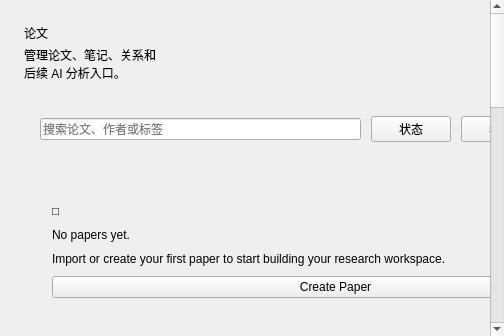
<?xml version="1.0" encoding="UTF-8"?>
<ui version="4.0">
 <class>PapersPage</class>
 <widget class="QWidget" name="papersPage">
  <property name="styleSheet"><string notr="true">
QWidget#papersPage {
  font-family: "Segoe UI Variable", "Segoe UI", "Microsoft YaHei UI";
  color: #172033;
}
QListWidget#papersListView {
  border: 0;
  background: transparent;
}
QListWidget#papersListView::item {
  background: #FFFFFF;
  border: 1px solid #E4E7EC;
  border-radius: 14px;
  margin-bottom: 10px;
  padding: 14px;
}
QListWidget#papersListView::item:hover {
  border-color: #C7D7FE;
  background: #FBFCFF;
}
QListWidget#papersListView::item:selected {
  border-color: #4F7DFF;
  background: #EEF4FF;
  color: #172033;
}
  </string></property>
  <layout class="QVBoxLayout" name="papersRootVerticalLayout">
   <property name="leftMargin"><number>0</number></property>
   <property name="topMargin"><number>0</number></property>
   <property name="rightMargin"><number>0</number></property>
   <property name="bottomMargin"><number>0</number></property>
   <item>
    <widget class="QScrollArea" name="papersScrollArea">
     <property name="widgetResizable"><bool>true</bool></property>
     <property name="horizontalScrollBarPolicy"><enum>Qt::ScrollBarAlwaysOff</enum></property>
     <property name="verticalScrollBarPolicy"><enum>Qt::ScrollBarAsNeeded</enum></property>
     <property name="frameShape"><enum>QFrame::NoFrame</enum></property>
     <widget class="QWidget" name="papersContentWidget">
      <property name="minimumSize"><size><width>0</width><height>920</height></size></property>
      <layout class="QVBoxLayout" name="papersContentVerticalLayout">
       <property name="leftMargin"><number>24</number></property>
       <property name="topMargin"><number>24</number></property>
       <property name="rightMargin"><number>24</number></property>
       <property name="bottomMargin"><number>24</number></property>
       <property name="spacing"><number>20</number></property>
       <item>
        <layout class="QHBoxLayout" name="papersHeroHorizontalLayout">
         <property name="spacing"><number>16</number></property>
         <item>
          <layout class="QVBoxLayout" name="papersTitleVerticalLayout">
           <property name="spacing"><number>4</number></property>
           <item><widget class="QLabel" name="pageTitleLabel"><property name="text"><string>论文</string></property></widget></item>
           <item><widget class="QLabel" name="pageSubtitleLabel"><property name="text"><string>管理论文、笔记、关系和后续 AI 分析入口。</string></property><property name="wordWrap"><bool>true</bool></property></widget></item>
          </layout>
         </item>
         <item><spacer name="papersHeroSpacer"><property name="orientation"><enum>Qt::Horizontal</enum></property><property name="sizeHint" stdset="0"><size><width>40</width><height>20</height></size></property></spacer></item>
         <item><widget class="QPushButton" name="newPaperButton"><property name="variant"><string>primary</string></property><property name="text"><string>+ 新增论文</string></property></widget></item>
        </layout>
       </item>
       <item>
        <widget class="QFrame" name="papersToolbarCard">
         <property name="component"><string>toolbar</string></property>
         <layout class="QHBoxLayout" name="papersToolbarHorizontalLayout">
          <property name="leftMargin"><number>16</number></property>
          <property name="topMargin"><number>14</number></property>
          <property name="rightMargin"><number>16</number></property>
          <property name="bottomMargin"><number>14</number></property>
          <property name="spacing"><number>10</number></property>
          <item><widget class="QLineEdit" name="paperSearchLineEdit"><property name="component"><string>search</string></property><property name="placeholderText"><string>搜索论文、作者或标签</string></property></widget></item>
          <item><widget class="QPushButton" name="paperStatusFilterButton"><property name="variant"><string>secondary</string></property><property name="text"><string>状态</string></property></widget></item>
          <item><widget class="QPushButton" name="paperYearFilterButton"><property name="variant"><string>secondary</string></property><property name="text"><string>年份</string></property></widget></item>
          <item><widget class="QPushButton" name="paperTagFilterButton"><property name="variant"><string>secondary</string></property><property name="text"><string>标签</string></property></widget></item>
         </layout>
        </widget>
       </item>
       <item>
        <widget class="QFrame" name="papersEmptyStateCard">
         <property name="component"><string>emptyState</string></property>
         <layout class="QVBoxLayout" name="papersEmptyStateVerticalLayout">
          <property name="leftMargin"><number>28</number></property>
          <property name="topMargin"><number>28</number></property>
          <property name="rightMargin"><number>28</number></property>
          <property name="bottomMargin"><number>28</number></property>
          <property name="spacing"><number>10</number></property>
          <item><widget class="QLabel" name="papersEmptyIconLabel"><property name="text"><string>□</string></property></widget></item>
          <item><widget class="QLabel" name="papersEmptyTitleLabel"><property name="text"><string>No papers yet.</string></property></widget></item>
          <item><widget class="QLabel" name="papersEmptyBodyLabel"><property name="text"><string>Import or create your first paper to start building your research workspace.</string></property><property name="wordWrap"><bool>true</bool></property></widget></item>
          <item><widget class="QPushButton" name="papersEmptyActionButton"><property name="variant"><string>primary</string></property><property name="text"><string>Create Paper</string></property></widget></item>
         </layout>
        </widget>
       </item>
       <item>
        <layout class="QHBoxLayout" name="papersWorkspaceHorizontalLayout">
         <property name="spacing"><number>16</number></property>
         <item>
         <widget class="QFrame" name="papersListCard">
           <property name="component"><string>card</string></property>
           <property name="minimumWidth"><number>460</number></property>
           <property name="maximumWidth"><number>500</number></property>
           <layout class="QVBoxLayout" name="papersListVerticalLayout">
            <property name="leftMargin"><number>20</number></property>
            <property name="topMargin"><number>20</number></property>
            <property name="rightMargin"><number>20</number></property>
            <property name="bottomMargin"><number>20</number></property>
            <property name="spacing"><number>12</number></property>
            <item><widget class="QLabel" name="papersListTitleLabel"><property name="text"><string>Paper List</string></property></widget></item>
            <item><widget class="QListWidget" name="papersListView"><property name="minimumSize"><size><width>0</width><height>520</height></size></property><property name="spacing"><number>8</number></property><property name="selectionMode"><enum>QAbstractItemView::SingleSelection</enum></property></widget></item>
            <item>
             <layout class="QHBoxLayout" name="papersActionHorizontalLayout">
              <property name="spacing"><number>8</number></property>
              <item><widget class="QPushButton" name="editPaperButton"><property name="variant"><string>secondary</string></property><property name="text"><string>编辑</string></property></widget></item>
              <item><widget class="QPushButton" name="deletePaperButton"><property name="variant"><string>danger</string></property><property name="text"><string>移入已删除</string></property></widget></item>
              <item><widget class="QPushButton" name="restorePaperButton"><property name="variant"><string>secondary</string></property><property name="text"><string>恢复</string></property></widget></item>
             </layout>
            </item>
           </layout>
          </widget>
         </item>
         <item>
          <widget class="QFrame" name="paperDetailCard">
           <property name="component"><string>card</string></property>
           <property name="minimumWidth"><number>680</number></property>
           <layout class="QVBoxLayout" name="paperDetailVerticalLayout">
            <property name="leftMargin"><number>20</number></property>
            <property name="topMargin"><number>20</number></property>
            <property name="rightMargin"><number>20</number></property>
            <property name="bottomMargin"><number>20</number></property>
            <property name="spacing"><number>12</number></property>
            <item><widget class="QLabel" name="paperDetailTitleLabel"><property name="text"><string>选择一篇论文</string></property><property name="wordWrap"><bool>true</bool></property></widget></item>
            <item><widget class="QLabel" name="paperStatusBadgeLabel"><property name="badge"><string>draft</string></property><property name="text"><string>Draft</string></property></widget></item>
            <item><widget class="QLabel" name="paperMetadataTitleLabel"><property name="text"><string>Metadata</string></property></widget></item>
            <item><widget class="QLabel" name="paperMetadataTextLabel"><property name="text"><string>Year, authors and version metadata will appear here.</string></property><property name="wordWrap"><bool>true</bool></property></widget></item>
            <item><widget class="QLabel" name="paperAbstractTitleLabel"><property name="text"><string>Abstract</string></property></widget></item>
            <item><widget class="QLabel" name="paperAbstractTextLabel"><property name="text"><string>No abstract captured yet.</string></property><property name="wordWrap"><bool>true</bool></property></widget></item>
            <item>
             <layout class="QHBoxLayout" name="paperDemoActionsHorizontalLayout">
              <property name="spacing"><number>12</number></property>
              <item>
               <widget class="QFrame" name="paperResearchAnalysisCard">
              <property name="component"><string>emptyState</string></property>
              <layout class="QVBoxLayout" name="paperResearchAnalysisVerticalLayout">
               <property name="leftMargin"><number>20</number></property>
               <property name="topMargin"><number>20</number></property>
               <property name="rightMargin"><number>20</number></property>
               <property name="bottomMargin"><number>20</number></property>
               <property name="spacing"><number>8</number></property>
               <item><widget class="QLabel" name="paperResearchAnalysisTitleLabel"><property name="text"><string>Research Analysis</string></property></widget></item>
               <item><widget class="QLabel" name="paperResearchAnalysisTextLabel"><property name="text"><string>No analysis yet.

Analyze this paper to generate:

• Summary

• Key claims

• Suggested ideas</string></property><property name="wordWrap"><bool>true</bool></property></widget></item>
               <item><widget class="QPushButton" name="paperAnalyzeWithAiButton"><property name="variant"><string>secondary</string></property><property name="informational"><bool>true</bool></property><property name="text"><string>Analyze with AI</string></property></widget></item>
               <item><widget class="QLabel" name="paperResearchAnalysisMilestoneLabel"><property name="text"><string>Available in the next milestone.</string></property><property name="wordWrap"><bool>true</bool></property></widget></item>
              </layout>
               </widget>
              </item>
            <item>
             <widget class="QFrame" name="paperNextStepCard">
              <property name="component"><string>emptyState</string></property>
              <layout class="QVBoxLayout" name="paperNextStepVerticalLayout">
               <property name="leftMargin"><number>20</number></property>
               <property name="topMargin"><number>20</number></property>
               <property name="rightMargin"><number>20</number></property>
               <property name="bottomMargin"><number>20</number></property>
               <property name="spacing"><number>8</number></property>
               <item><widget class="QLabel" name="paperNextStepTitleLabel"><property name="text"><string>Next Step</string></property></widget></item>
               <item><widget class="QLabel" name="paperNextStepTextLabel"><property name="text"><string>Capture an idea from this paper.</string></property><property name="wordWrap"><bool>true</bool></property></widget></item>
               <item><widget class="QPushButton" name="paperCreateIdeaButton"><property name="variant"><string>primary</string></property><property name="text"><string>Create Idea</string></property></widget></item>
              </layout>
             </widget>
            </item>
             </layout>
            </item>
            <item><widget class="QLabel" name="paperResearchNotesTitleLabel"><property name="text"><string>Research Notes</string></property></widget></item>
            <item><widget class="QLabel" name="paperResearchNotesTextLabel"><property name="text"><string>Notes linked to this paper will appear here.</string></property><property name="wordWrap"><bool>true</bool></property></widget></item>
            <item><widget class="QLabel" name="paperTimelineTitleLabel"><property name="text"><string>Timeline</string></property></widget></item>
            <item><widget class="QLabel" name="paperTimelineTextLabel"><property name="text"><string>Creation, edits and decisions will appear here.</string></property><property name="wordWrap"><bool>true</bool></property></widget></item>
            <item><widget class="QLabel" name="paperRelatedIdeasTitleLabel"><property name="text"><string>Related Ideas</string></property></widget></item>
            <item><widget class="QLabel" name="paperRelatedIdeasTextLabel"><property name="text"><string>No related ideas yet.</string></property><property name="wordWrap"><bool>true</bool></property></widget></item>
            <item><widget class="QLabel" name="paperRelatedPapersTitleLabel"><property name="text"><string>Related Papers</string></property></widget></item>
            <item><widget class="QLabel" name="paperRelatedPapersTextLabel"><property name="text"><string>No related papers yet.</string></property><property name="wordWrap"><bool>true</bool></property></widget></item>
            <item><widget class="QLabel" name="paperRelationsTitleLabel"><property name="text"><string>Relations</string></property></widget></item>
            <item><widget class="QLabel" name="paperRelationsTextLabel"><property name="text"><string>Known relations and evidence will appear here.</string></property><property name="wordWrap"><bool>true</bool></property></widget></item>
           </layout>
          </widget>
         </item>
        </layout>
       </item>
      </layout>
     </widget>
    </widget>
   </item>
  </layout>
 </widget>
 <resources/>
 <connections/>
</ui>
